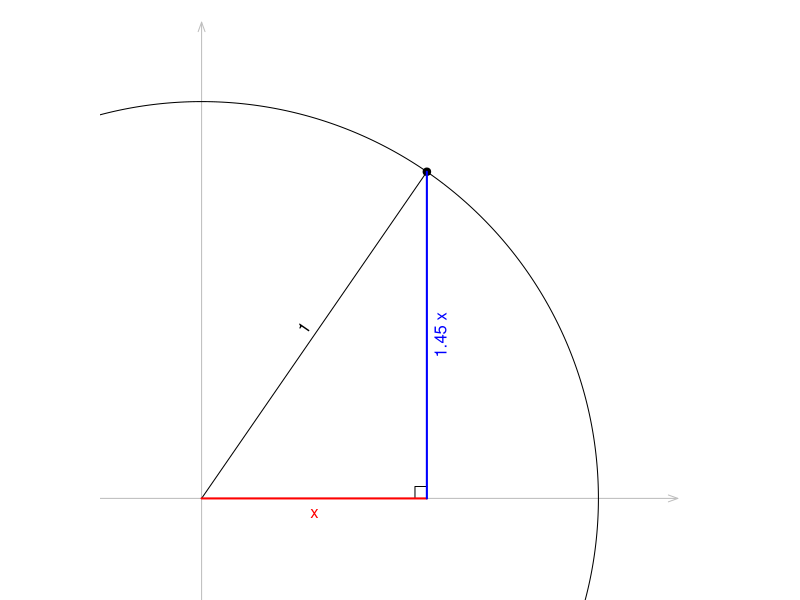

R code for this plot:
## ---- chunk 1
m = round(2^runif(1,-3,3),2)
th1 = atan(m)
x = cos(th1)
y = sin(th1)

## ---- chunk 2
par(mar=c(0,0,0,0),pty="s")
plot(0,0,"n",axes=F,ann=F,xlim=c(-0.2,1.2),ylim=c(-0.2,1.2))
th = seq(0,2*pi,pi/360)
arrows(-1.2,0,1.2,0,0.1,20,3,col="grey")
arrows(0,-1.2,0,1.2,0.1,20,3,col="grey")
lines(cos(th),sin(th))
lines(c(0,cos(th1)),c(0,sin(th1)))
points(cos(th1),sin(th1),pch=19)
bmp = 0.03
lines(c(x-bmp,x-bmp,x),c(0,bmp,bmp))
lines(c(0,cos(th1)),c(0,0),col="red",lwd=2)
text(x/2,0,"x",adj=c(0.5,1.5),col="red")
lines(c(x,x),c(0,y),col="blue",lwd=2)
text(x,y/2,paste(m,"x"),srt=90,adj=c(0.5,1.5),col="blue")
text(x/2,y/2,"1",srt=th1/pi*180,adj=c(0.5,-0.5))
